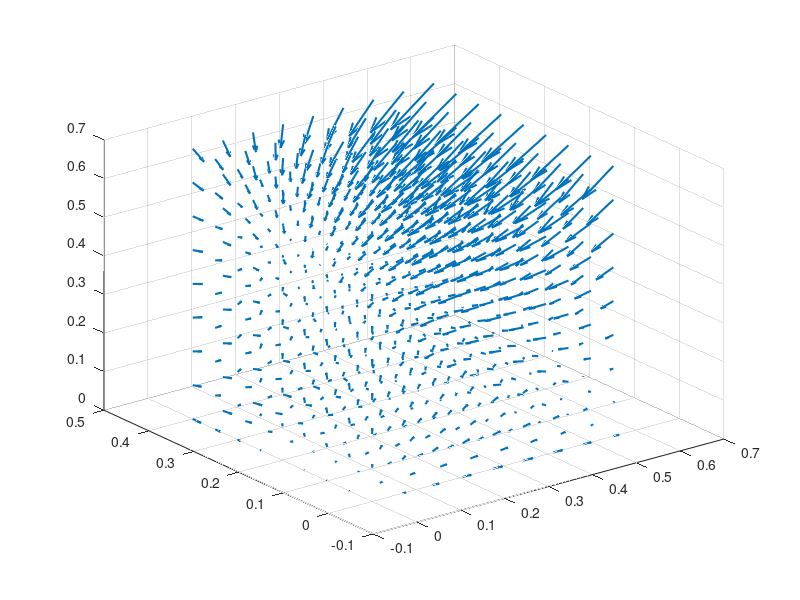

This figure's MATLAB source: (Note: this script raises an error after producing the figure.)
%% Calculation of the Jacobian
% 
% syms BU FP BO aBUBU aBUFP aBUBO aFPFP aFPBU aFPBO aBOBO aBOBU aBOFP uBU uFP uBO
% dBU = BU*(uBU + aBUBU*BU + aBUFP*FP + aBUBO*BO);
% dFP = FP*(uFP + aFPFP*FP + aFPBU*BU + aFPBO*BO);
% dBO = BO*(uBO + aBOBO*BO + aBOBU*BU + aBOFP*FP);
% % N = sqrt((dBU^2) + (dFP^2) + (dBO^2));
% % N_f = matlabFunction(N, 'vars', {'BU','FP','BO'});
% 
% % G = matlabFunction(gradient(N,[BU, FP, BO]));
% % H = matlabFunction(hessian(N,[BU, FP, BO]));
% J = matlabFunction(jacobian([dBU, dFP, dBO],[BU, FP, BO]));

%% Gradient Field
%%%%%%% DONT FORGET TO RENAME THE GIF BEFORE RUNNING !!!!!!!!!!!!!!!!!!!!!!!!!!!!

% Validating Perspective on Communities with Venturelli Data

uBU = 0.5841; %growth rate of Bacteroides uniformis
uFP = 0.2192; %growth rate of Faecalibacterium prausnitzii
uBO = 0.4777; %growth rate of Bacteroides ovatus

% inter and intra species interaction coefficients
aBUBU = -0.8804;
aBUFP = -0.7822;
aBUBO = -0.9208;

aFPFP = -1.0382;
aFPBU = 0.2313;
aFPBO = -0.0993;

aBOBO = -0.7339;
aBOBU = -0.6317;
aBOFP = -0.2087;

A = [aBUBU aBUFP aBUBO; aFPBU aFPFP aFPBO; aBOBU aBOFP aBOBO];
u=[uBU; uFP; uBO];

fig=figure('Position', [10 10 1200 800]);
set(gcf,'color','w');

% Uncomment to make a rotating gif
for zz=1:180
    
fp_real = A\(-u);

res_q = 8;

%Dynamics
% [BU, FP, BO] = meshgrid(resolution_quiver);
[BU, FP, BO] = meshgrid(0:0.55/res_q:0.55,0:0.4/res_q:0.4,0:0.7/res_q:0.7);

dBU = BU.*(uBU + aBUBU.*BU + aBUFP.*FP + aBUBO.*BO);
dFP = FP.*(uFP + aFPFP.*FP + aFPBU.*BU + aFPBO.*BO);
dBO = BO.*(uBO + aBOBO.*BO + aBOBU.*BU + aBOFP.*FP);

% Colored Quiver
q = quiver3(BU, FP, BO, dBU, dFP, dBO, 'LineWidth', 1.5,'AutoScaleFactor', 3,'HandleVisibility','off'); %, 'Marker', 'o'
colormap
hold on

norm = sqrt((dBU.^2) + (dFP.^2) + (dBO.^2));

% currentColormap = colormap(jet);

%Custom Color Map
custom_colormatrix = [255,255,49; 255,253,52; 254,250,55; 254,248,58; 253,245,61; 253,243,63; 252,241,66; 252,238,69; 251,236,72; 251,234,74; 250,231,77; 250,229,80; 249,226,83; 249,224,86; 249,222,88; 248,219,91; 248,217,94; 247,215,97; 247,212,99; 246,210,102; 246,207,105; 245,205,108; 245,203,111; 244,200,113; 244,198,116; 243,196,119; 243,193,122; 243,191,124; 242,188,127; 242,186,130; 241,184,133; 241,181,136; 240,179,138; 240,177,141; 239,174,144; 239,172,147; 238,169,149; 238,167,152; 237,165,155; 237,162,158; 237,160,160; 236,158,163; 236,155,166; 235,153,169; 235,150,172; 234,148,174; 234,146,177; 233,143,180; 233,141,183; 232,139,185; 232,136,188; 232,134,191; 231,131,194; 231,129,197; 230,127,199; 230,124,202; 229,122,205; 229,120,208; 228,117,210; 228,115,213; 227,112,216; 227,110,219; 226,108,222; 226,105,224; 225,104,227; 221,104,227; 218,105,227; 214,105,228; 211,106,228; 207,106,229; 204,107,229; 200,107,230; 196,108,230; 193,108,231; 189,109,231; 186,109,231; 182,110,232; 179,110,232; 175,111,233; 172,111,233; 168,112,234; 165,112,234; 161,113,235; 158,113,235; 154,114,235; 150,114,236; 147,115,236; 143,115,237; 140,116,237; 136,116,238; 133,117,238; 129,117,239; 126,118,239; 122,118,240; 119,119,240; 115,119,240; 111,120,241; 108,120,241; 104,121,242; 101,121,242; 97,122,243; 94,122,243; 90,123,244; 87,123,244; 83,124,244; 80,124,245; 76,125,245; 73,125,246; 69,126,246; 65,126,247; 62,127,247; 58,127,248; 55,128,248; 51,128,248; 48,129,249; 44,129,249; 41,130,250; 37,130,250; 34,131,251; 30,131,251; 27,132,252; 23,132,252; 19,132,253; 16,133,253; 12,133,253; 9,134,254; 5,134,254; 2,135,255; 0,134,253; 0,132,250; 0,130,246; 0,128,243; 0,126,240; 0,124,236; 0,121,233; 0,119,229; 0,117,226; 0,115,223; 0,113,219; 0,111,216; 0,109,212; 0,107,209; 0,104,205; 0,102,202; 0,100,199; 0,98,195; 0,96,192; 0,94,188; 0,92,185; 0,90,182; 0,88,178; 0,85,175; 0,83,171; 0,81,168; 0,79,164; 0,77,161; 0,75,158; 0,73,154; 0,71,151; 0,68,147; 0,66,144; 0,64,140; 0,62,137; 0,60,134; 0,58,130; 0,56,127; 0,54,123; 0,51,120; 0,49,117; 0,47,113; 0,45,110; 0,43,106; 0,41,103; 0,39,99; 0,37,96; 0,34,93; 0,32,89; 0,30,86; 0,28,82; 0,26,79; 0,24,76; 0,22,72; 0,20,69; 0,17,65; 0,15,62; 0,13,58; 0,11,55; 0,9,52; 0,7,48; 0,5,45; 0,3,41; 0,1,38; 0,0,37; 0,0,36; 0,0,35; 0,0,35; 0,0,34; 0,0,34; 0,0,33; 0,0,33; 0,0,32; 0,0,31; 0,0,31; 0,0,30; 0,0,30; 0,0,29; 0,0,29; 0,0,28; 0,0,27; 0,0,27; 0,0,26; 0,0,26; 0,0,25; 0,0,24; 0,0,24; 0,0,23; 0,0,23; 0,0,22; 0,0,22; 0,0,21; 0,0,20; 0,0,20; 0,0,19; 0,0,19; 0,0,18; 0,0,17; 0,0,17; 0,0,16; 0,0,16; 0,0,15; 0,0,15; 0,0,14; 0,0,13; 0,0,13; 0,0,12; 0,0,12; 0,0,11; 0,0,10; 0,0,10; 0,0,9; 0,0,9; 0,0,8; 0,0,8; 0,0,7; 0,0,6; 0,0,6; 0,0,5; 0,0,5; 0,0,4; 0,0,3; 0,0,3; 0,0,2; 0,0,2; 0,0,1;0,0,1;0,0,0];
currentColormap = colormap(custom_colormatrix/255);

%Now determine the color to make each arrow using a colormap
[~, ~, ind] = histcounts(norm, size(currentColormap, 1));

%Limiting Colormap to data
clims = num2cell(get(gca, 'clim'));
[~, ~, ind] = histcounts(norm, linspace(clims{:}, size(currentColormap, 1)));

%Now map this to a colormap to get RGB
cmap = uint8(ind2rgb(ind(:), currentColormap) * 255);
cmap(:,:,4) = 255;
cmap = permute(repmat(cmap, [1 3 1]), [2 1 3]);

%Repeat each color 3 times (using 1:3 below) because each arrow has 3 vertices
set(q.Head, ...
    'ColorBinding', 'interpolated', ...
    'ColorData', reshape(cmap(1:3,:,:), [], 4).');   %'

%Repeat each color 2 times (using 1:2 below) because each tail has 2 vertices
set(q.Tail, ...
    'ColorBinding', 'interpolated', ...
    'ColorData', reshape(cmap(1:2,:,:), [], 4).');

colorbar

% Figure 2 - Meta Stable Regions
set(gcf,'color','w');

%recalculate with finer resolution
[BU, FP, BO] = meshgrid(0:0.0125:0.55,0:0.0125:0.4,0:0.0125:0.7);
dBU = BU.*(uBU + aBUBU.*BU + aBUFP.*FP + aBUBO.*BO);
dFP = FP.*(uFP + aFPFP.*FP + aFPBU.*BU + aFPBO.*BO);
dBO = BO.*(uBO + aBOBO.*BO + aBOBU.*BU + aBOFP.*FP);
norm = sqrt((dBU.^2) + (dFP.^2) + (dBO.^2)); % redefining because of new resolution

%meta stable points
fp_meta_01 = [BU(norm(:,:,:) <= 0.01) FP(norm(:,:,:) <= 0.01) BO(norm(:,:,:) <= 0.01)];
fp_meta_0025 = [BU(norm(:,:,:) <= 0.0025) FP(norm(:,:,:) <= 0.0025) BO(norm(:,:,:) <= 0.0025)];

h = scatter3(fp_meta_01(:,1),fp_meta_01(:,2),fp_meta_01(:,3),'g','DisplayName','OD$/$hr $<$ 0.01');
alpha = 0.5;
set(h, 'MarkerEdgeAlpha', alpha, 'MarkerFaceAlpha', alpha)
g = scatter3(fp_meta_0025(:,1),fp_meta_0025(:,2),fp_meta_0025(:,3),'g','DisplayName','OD$/$hr $<$ 0.0025','MarkerFaceColor',[0, 0.5, 0]);

%copied from the paper (approximate)
o1 = [0.08 0.2 0.125];
o2 = [0.1875 0.15 0.25];
o3 = [0.22 0.1 0.3245];
o4 = [0.25 0.13 0.324];
o5 = [0.25 0.14 0.325];
o6 = [0.326 0.15 0.23];
o7 = [0.325 0.24 0.13];
o = [o1; o2; o3; o4; o5; o6; o7];
plot3(o(:,1),o(:,2),o(:,3),':ks','DisplayName','Ophelia raw time points, approx','LineWidth',1)

[~, y] = ode23(@(t,y) GLV_plant(t,y,u,A), [0 50], o1');
plot3(y(:,1), y(:,2), y(:,3),'b','DisplayName','ode45(x0=ophelia t1, t=50 hrs)','LineWidth',2)

[~, y] = ode23(@(t,y) GLV_plant(t,y,u,A), [0 50], o3');
plot3(y(:,1), y(:,2), y(:,3),'y','DisplayName','ode45(x0=ophelia t3, t=50 hrs)','LineWidth',2)

[~, y] = ode23(@(t,y) GLV_plant(t,y,u,A), [0 50], o7');
plot3(y(:,1), y(:,2), y(:,3),'m','DisplayName','ode45(x0=ophelia t7, t=50 hrs)','LineWidth',2)

% this plots stable positions w (j eigvals<0), make sure latter code has
% been run once
% for k=1:length(stable)
%     plot3(stable(1,k),stable(2,k),stable(3,k),'b*')
%     hold on
% end
grid on
hold off

xlim([0 0.45])
ylim([0 0.35])
zlim([0 0.7])
xlabel('Bacteriodes uniformis','FontSize',15,'Interpreter','latex')
ylabel('Faecalibacterium prausnitzii','FontSize',15,'Interpreter','latex')
zlabel('Bacteroides ovatus','FontSize',15,'Interpreter','latex')
title('Reduced Community State Space','FontSize',30,'Interpreter','latex')
legend('FontSize',15,'Interpreter','latex','Location','best')

% Uncomment to make a gif
view(-10-zz/2, 15)
  
drawnow

frame = getframe(fig);
im = frame2im(frame);
[imind, map] = rgb2ind(im,256);    


%%%%%%% DONT FORGET TO RENAME THE GIF BEFORE RUNNING !!!!!!!!!!!!!!!!!!!!!!!!!!!!
if zz == 1
    imwrite(imind, map,'OV_reduced_style2.gif','gif','LoopCount',Inf,'DelayTime',0.125);
else
    imwrite(imind, map,'OV_reduced_style2.gif','gif','WriteMode','append','DelayTime',0.125);
end
hold off

end

 %% Newton Evaluation, maybe should try a couple different i/c
% fps = ones(3,1);
% 
% for x0=1:length(for_nm)
%     [lambda, its, hist] = myNewton_2(G, H, {for_nm(1,x0);for_nm(2,x0);for_nm(3,x0)}, 10^-6, 100);
%     point = cell2mat(lambda);
%     if abs(N_f(point(1),point(2),point(3))) < 0.1 
%         fps = [fps point];
%     end
%     
%     fprintf("Percent Complete: %f \n",(x0/length(for_nm)))
% end
% 
%  disp("Done!")
 
 %Maybe its incorrect to use NM with the normal of the gradient? 
 %% Jacobian Eig Evaluation
 eigvals = zeros(3,length(fp_meta));
 stable = [;;];
 
%  figure('Position', [10 10 900 600])
%  set(gcf,'color','w');
 
 for x0=1:length(fp_meta)
    eigvals(:,x0)=eig(J(fp_meta(1,x0),fp_meta(2,x0),fp_meta(3,x0)));
%     plot3(eigvals(1,x0),eigvals(2,x0),eigvals(3,x0),'ko')
%     hold on
    
    if eigvals(1,x0)<0 && eigvals(2,x0)<0 && eigvals(3,x0)<0
        stable = [stable fp_meta(:,x0)];
%         plot3(eigvals(1,x0),eigvals(2,x0),eigvals(3,x0),'r*')
    end
%     fprintf("Percent Complete: %f \n",(x0/length(for_nm)))
 end

%  grid on
%  hold off
% 
% xlabel('$\lambda$ 1','FontSize',15,'Interpreter','latex')
% ylabel('$\lambda$ 2','FontSize',15,'Interpreter','latex')
% zlabel('$\lambda$ 3','FontSize',15,'Interpreter','latex')
% title('Eigenvalues of Jacobian where Norm $<$ 0.01','FontSize',30,'Interpreter','latex')
 
%% Eigen value plotting

for k=1:length(stable)
    plot3(stable(1,k),stable(2,k),stable(3,k),'b*')
    hold on
end
 hold off
 
 
    